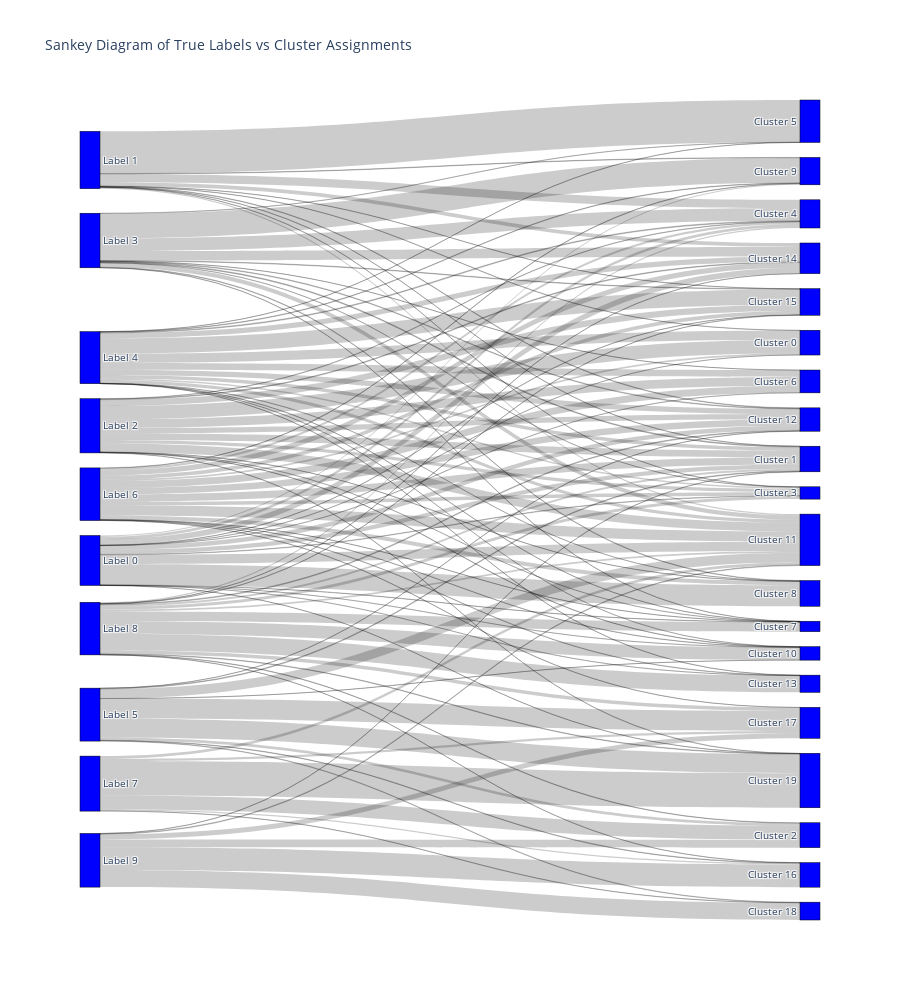
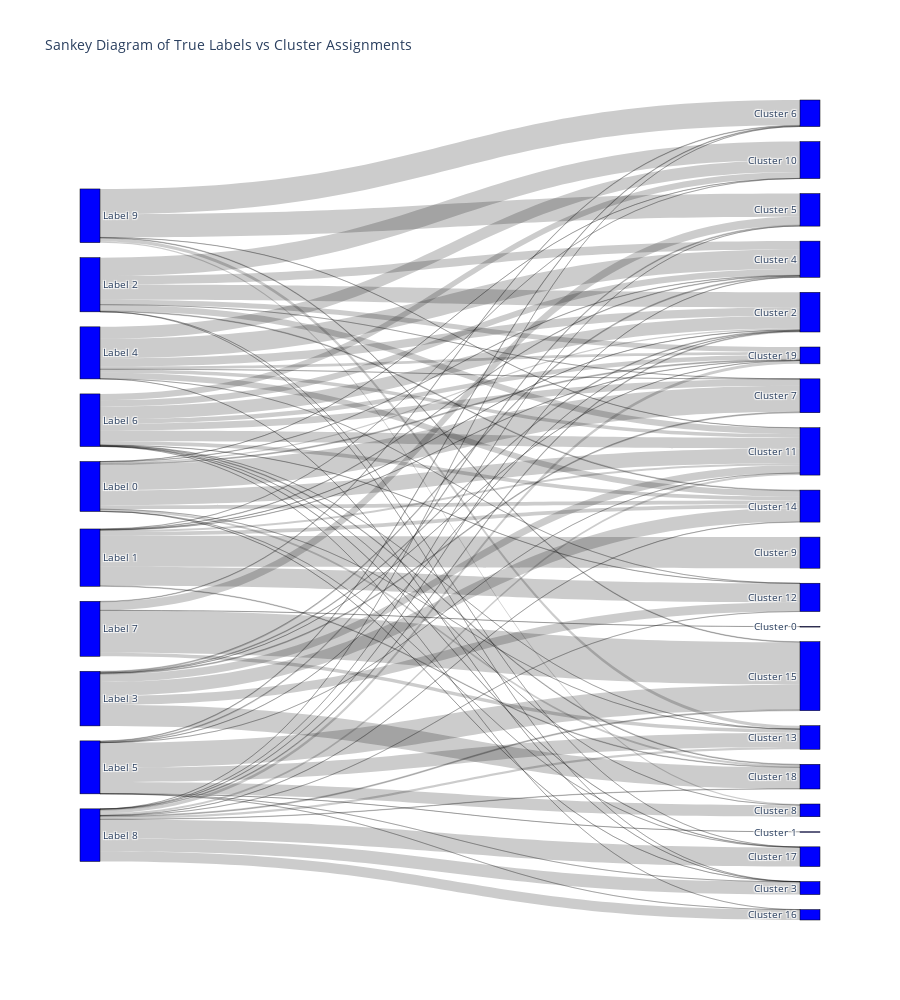

Here is the notebook cell these charts were saved with, in order:
### Markdown cell above
> Using the binarized images results in a lower ARI compared to using the original grayscale images.

### Code cell
sankey_plot(E_train[:N], assignments_bin)
sankey_plot(E_train[:N], assignments_unbin)

### Figure 1 — Plotly figure (JSON) as saved in the notebook; plotly's stock layout.template omitted (floating-point values rounded to 4 significant figures)
{"data": [{"link": {"source": [0, 0, 0, 0, 0, 0, 0, 0, 0, 0, 0, 0, 0, 0, 0, 1, 1, 1, 1, 1, 1, 1, 1, 1, 1, 2, 2, 2, 2, 2, 2, 2, 2, 2, 2, 2, 2, 2, 3, 3, 3, 3, 3, 3, 3, 3, 3, 3, 3, 3, 4, 4, 4, 4, 4, 4, 4, 4, 4, 4, 4, 4, 4, 4, 4, 5, 5, 5, 5, 5, 5, 5, 5, 5, 6, 6, 6, 6, 6, 6, 6, 6, 6, 6, 6, 6, 6, 6, 6, 7, 7, 7, 7, 7, 7, 8, 8, 8, 8, 8, 8, 8, 8, 8, 8, 8, 8, 8, 8, 9, 9, 9, 9, 9, 9], "target": [10, 11, 13, 14, 16, 17, 18, 19, 20, 21, 22, 23, 24, 25, 29, 10, 11, 13, 14, 15, 19, 21, 22, 24, 25, 10, 11, 13, 14, 16, 17, 18, 20, 21, 22, 24, 25, 29, 11, 13, 14, 15, 16, 17, 18, 19, 21, 22, 24, 25, 10, 11, 13, 14, 15, 16, 17, 18, 19, 20, 21, 22, 23, 24, 25, 11, 12, 20, 21, 22, 26, 27, 28, 29, 10, 11, 13, 14, 16, 17, 18, 19, 20, 21, 22, 23, 24, 25, 27, 12, 21, 26, 27, 28, 29, 11, 12, 13, 14, 17, 20, 21, 22, 23, 24, 25, 26, 27, 29, 11, 12, 21, 26, 27, 28], "value": [1, 48, 5, 31, 2, 3, 234, 13, 1, 103, 50, 1, 64, 3, 1, 3, 1, 3, 92, 473, 5, 14, 6, 44, 2, 151, 74, 39, 4, 99, 2, 2, 3, 97, 57, 8, 69, 3, 9, 1, 142, 2, 1, 2, 6, 280, 49, 7, 107, 6, 104, 40, 18, 9, 1, 77, 2, 1, 5, 1, 35, 57, 1, 60, 173, 8, 29, 1, 106, 2, 5, 224, 5, 214, 19, 82, 38, 23, 77, 1, 45, 4, 3, 116, 74, 4, 60, 42, 2, 157, 31, 14, 25, 3, 387, 22, 5, 34, 15, 107, 142, 19, 9, 187, 1, 3, 1, 39, 6, 3, 88, 7, 255, 57, 192]}, "node": {"color": "blue", "label": ["Label 0", "Label 1", "Label 2", "Label 3", "Label 4", "Label 5", "Label 6", "Label 7", "Label 8", "Label 9", "Cluster 0", "Cluster 1", "Cluster 2", "Cluster 3", "Cluster 4", "Cluster 5", "Cluster 6", "Cluster 7", "Cluster 8", "Cluster 9", "Cluster 10", "Cluster 11", "Cluster 12", "Cluster 13", "Cluster 14", "Cluster 15", "Cluster 16", "Cluster 17", "Cluster 18", "Cluster 19"], "line": {"color": "black", "width": 0.5}, "pad": 15, "thickness": 20}, "type": "sankey"}], "layout": {"font": {"size": 10}, "height": 1000, "title": {"text": "Sankey Diagram of True Labels vs Cluster Assignments"}}}

### Figure 2 — Plotly figure (JSON) as saved in the notebook; plotly's stock layout.template omitted (floating-point values rounded to 4 significant figures)
{"data": [{"link": {"source": [0, 0, 0, 0, 0, 0, 0, 0, 0, 0, 0, 1, 1, 1, 1, 1, 1, 1, 1, 1, 2, 2, 2, 2, 2, 2, 2, 2, 2, 3, 3, 3, 3, 3, 3, 3, 3, 4, 4, 4, 4, 4, 4, 4, 4, 4, 5, 5, 5, 5, 5, 5, 5, 5, 5, 5, 6, 6, 6, 6, 6, 6, 6, 6, 6, 6, 6, 6, 6, 7, 7, 7, 7, 7, 8, 8, 8, 8, 8, 8, 8, 8, 8, 8, 8, 8, 8, 8, 9, 9, 9, 9, 9, 9], "target": [12, 13, 14, 17, 20, 21, 23, 24, 27, 28, 29, 12, 14, 19, 20, 21, 22, 24, 28, 29, 12, 13, 14, 17, 20, 21, 24, 27, 29, 12, 14, 17, 21, 22, 24, 28, 29, 12, 13, 14, 17, 20, 21, 22, 24, 29, 11, 12, 13, 15, 16, 18, 21, 23, 25, 26, 12, 14, 17, 18, 20, 21, 22, 23, 24, 26, 27, 28, 29, 10, 15, 16, 23, 25, 12, 13, 14, 15, 16, 21, 22, 23, 24, 25, 26, 27, 28, 29, 15, 16, 18, 21, 23, 25], "value": [16, 1, 4, 292, 1, 166, 1, 44, 2, 22, 11, 3, 6, 349, 2, 21, 212, 40, 7, 3, 169, 1, 95, 1, 207, 70, 8, 1, 56, 9, 11, 10, 87, 101, 156, 236, 2, 93, 1, 218, 1, 134, 40, 1, 66, 30, 1, 3, 1, 10, 7, 130, 1, 160, 280, 1, 143, 69, 76, 1, 71, 121, 2, 1, 42, 1, 4, 8, 51, 1, 95, 6, 39, 476, 9, 142, 3, 1, 1, 23, 2, 26, 3, 11, 115, 214, 4, 36, 259, 284, 12, 2, 38, 7]}, "node": {"color": "blue", "label": ["Label 0", "Label 1", "Label 2", "Label 3", "Label 4", "Label 5", "Label 6", "Label 7", "Label 8", "Label 9", "Cluster 0", "Cluster 1", "Cluster 2", "Cluster 3", "Cluster 4", "Cluster 5", "Cluster 6", "Cluster 7", "Cluster 8", "Cluster 9", "Cluster 10", "Cluster 11", "Cluster 12", "Cluster 13", "Cluster 14", "Cluster 15", "Cluster 16", "Cluster 17", "Cluster 18", "Cluster 19"], "line": {"color": "black", "width": 0.5}, "pad": 15, "thickness": 20}, "type": "sankey"}], "layout": {"font": {"size": 10}, "height": 1000, "title": {"text": "Sankey Diagram of True Labels vs Cluster Assignments"}}}
